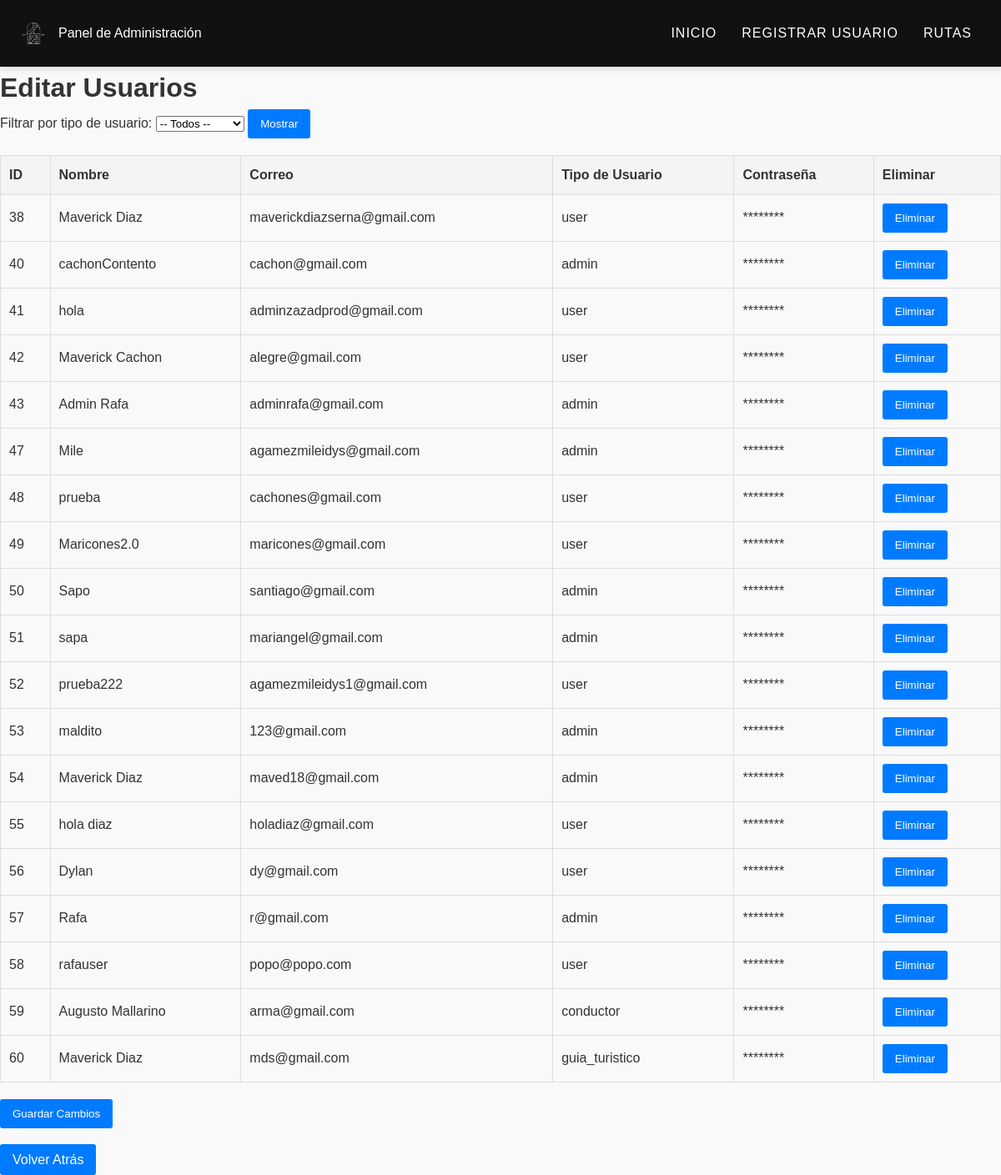
The page /View/admin/mostrar_usuario.php on the database its author committed.
### tables this page shows
CREATE TABLE `usuarios` (
  `id` int(20) NOT NULL,
  `nombre` varchar(40) NOT NULL,
  `email` varchar(50) NOT NULL,
  `password` varchar(255) NOT NULL,
  `user_type` varchar(50) NOT NULL DEFAULT 'user',
  `fecha_registro` date NOT NULL DEFAULT curdate()
);

### Model/CRUD/crudUsuario.php (called while the page is built, shortened)
<?php
require_once __DIR__ . '/../Entity/Usuario.php';
class crudUsuario
{
public static function obtenerTodos()
    {
        $conn = Conexion::conectar();
        $result = $conn->query("SELECT * FROM usuarios");
        $usuarios = [];
        while ($row = $result->fetch_assoc()) {
            $usuario = new Usuario();
            $usuario->setId($row['id']);
            $usuario->setNombre($row['nombre']);
            $usuario->setEmail($row['email']);
            $usuario->setPassword($row['password']);
            $usuario->setUserType($row['user_type']);
            $usuarios[] = $usuario;
        }
        return $usuarios;
    }
}

### Model/Entity/Usuario.php (called while the page is built, shortened)
<?php
class Usuario {
    private $id;
    private $nombre;
    private $email;
    private $user_type;
    public function getId() { return $this->id; }
    public function setId($id) { $this->id = $id; }
    public function getNombre() { return $this->nombre; }
    public function setNombre($nombre) { $this->nombre = $nombre; }
    public function getEmail() { return $this->email; }
    public function setEmail($email) { $this->email = $email; }
    public function getUserType() { return $this->user_type; }
    public function setUserType($user_type) { $this->user_type = $user_type; }
}
?>

### View/admin/mostrar_usuario.php (the view, shortened to what this page needs)
<?php
require_once __DIR__ . '/../../Model/CRUD/crudUsuario.php';
require_once __DIR__ . '/../../Model/Entity/Usuario.php';
if (isset($_GET['tipo']) && $_GET['tipo'] !== '') {
    $usuarios = array_filter(
        crudUsuario::obtenerTodos(),
        function($usuario) {
            return $usuario->getUserType() === $_GET['tipo'];
        }
    );
} else {
    $usuarios = crudUsuario::obtenerTodos();
}
?>
<!DOCTYPE html>
<html lang="en">
<head>
    <link rel="stylesheet" href="../../Css/dashboard.css">
</head>
    <header>
        <div class="logo">
            <img src="../../img/classy.png" alt="Logo">
            <span>Panel de Administración</span>
        </div>
        <nav>
            <a href="admin.php">Inicio</a>
            <a href="../admin/registro_usuarios_admin.php">Registrar Usuario</a>
            <a href="../../View/rutas/adminRutas.php">Rutas</a>
        </nav>
    </header>
<body>
<main class="main-dashboard">
    <h1>Editar Usuarios</h1>
    <form method="GET" style="margin-bottom: 15px;">
    <label for="tipo">Filtrar por tipo de usuario:</label>
    <select name="tipo" id="tipo">
        <option value="">-- Todos --</option>
    </select>
    <button type="submit" class="btn">Mostrar</button>
</form>
    <table>
        <thead>
            <tr>
                <th>ID</th>
                <th>Nombre</th>
                <th>Correo</th>
                <th>Tipo de Usuario</th>
                <th>Contraseña</th>
                <th>Eliminar</th>
            </tr>
        </thead>
        <tbody>
            <?php if (count($usuarios) > 0): ?>
                <?php foreach ($usuarios as $usuario): ?>
                    <tr>
                        <td><?= htmlspecialchars($usuario->getId()) ?></td>
                        <td class='editable' data-id='<?= $usuario->getId() ?>' data-field='nombre'><?= htmlspecialchars($usuario->getNombre()) ?></td>
                        <td class='editable' data-id='<?= $usuario->getId() ?>' data-field='email'><?= htmlspecialchars($usuario->getEmail()) ?></td>
                        <td class='editable' data-id='<?= $usuario->getId() ?>' data-field='user_type'><?= htmlspecialchars($usuario->getUserType()) ?></td>
                        <td class='editable' data-id='<?= $usuario->getId() ?>' data-field='password'>********</td>
                        <td>
                        <form action="../../Controller/UsuarioController.php" method="post" style="display:inline;">
                            <button type="submit" class="btn btn-danger" onclick="return confirm('¿Seguro que deseas eliminar este usuario?');">Eliminar</button>
                        </form>
                    </td>
                </tr>
                        <?php endforeach; ?>
            <?php endif; ?>
        </tbody>
    </table>
    <button class="btn" id="guardarCambios">Guardar Cambios</button>
   <br><br> <a href="../admin/admin.php" class="btn">Volver Atrás</a>
    </main>
</body>
</html>

### Css/dashboard.css (style rules this page uses)
* { margin: 0; padding: 0; box-sizing: border-box; font-family: 'Arial', sans-serif; text-decoration: none; }
body { background-color: #f9f9f9; color: #333; line-height: 1.6; }
header { background-color: #111; color: white; padding: 20px; display: flex; justify-content: space-between; align-items: center; position: fixed; top: 0; width: 100%; z-index: 1000; box-shadow: 0 4px 6px rgba(0, 0, 0, 0.1); }
header .logo { display: flex; align-items: center; }
header .logo img { width: 40px; margin-right: 10px; }
header nav { display: flex; align-items: center; }
header nav a { color: white; margin: 0 15px; text-decoration: none; font-size: 16px; text-transform: uppercase; letter-spacing: 1px; transition: color 0.3s ease; }
body { margin-top: 80px; }

### View/admin/mostrar_usuario.php (style rules this page uses)
table { width: 100%; border-collapse: collapse; margin: 20px 0; }
table, th, td { border: 1px solid #ddd; }
th, td { padding: 10px; text-align: left; }
th { background-color: #f4f4f4; }
.editable { background-color: #f9f9f9; cursor: pointer; }
.btn { padding: 10px 15px; background-color: #007bff; color: white; border: none; border-radius: 3px; cursor: pointer; }

### rows shown on the page
usuarios: id "38", nombre "Maverick Diaz", email "maverickdiazserna@gmail.com", user_type "user"
usuarios: id "40", nombre "cachonContento", email "cachon@gmail.com", user_type "admin"
usuarios: id "41", nombre "hola", email "adminzazadprod@gmail.com", user_type "user"
usuarios: id "42", nombre "Maverick Cachon", email "alegre@gmail.com", user_type "user"
usuarios: id "43", nombre "Admin Rafa", email "adminrafa@gmail.com", user_type "admin"
usuarios: id "47", nombre "Mile", email "agamezmileidys@gmail.com", user_type "admin"
usuarios: id "48", nombre "prueba", email "cachones@gmail.com", user_type "user"
usuarios: id "49", nombre "Maricones2.0", email "maricones@gmail.com", user_type "user"
usuarios: id "50", nombre "Sapo", email "santiago@gmail.com", user_type "admin"
usuarios: id "51", nombre "sapa", email "mariangel@gmail.com", user_type "admin"
usuarios: id "52", nombre "prueba222", email "agamezmileidys1@gmail.com", user_type "user"
usuarios: id "53", nombre "maldito", email "123@gmail.com", user_type "admin"
usuarios: id "54", nombre "Maverick Diaz", email "maved18@gmail.com", user_type "admin"
usuarios: id "55", nombre "hola diaz", email "holadiaz@gmail.com", user_type "user"
usuarios: id "56", nombre "Dylan", email "dy@gmail.com", user_type "user"
usuarios: id "57", nombre "Rafa", email "r@gmail.com", user_type "admin"
usuarios: id "58", nombre "rafauser", email "popo@popo.com", user_type "user"
usuarios: id "59", nombre "Augusto Mallarino", email "arma@gmail.com", user_type "conductor"
usuarios: id "60", nombre "Maverick Diaz", email "mds@gmail.com", user_type "guia_turistico"
